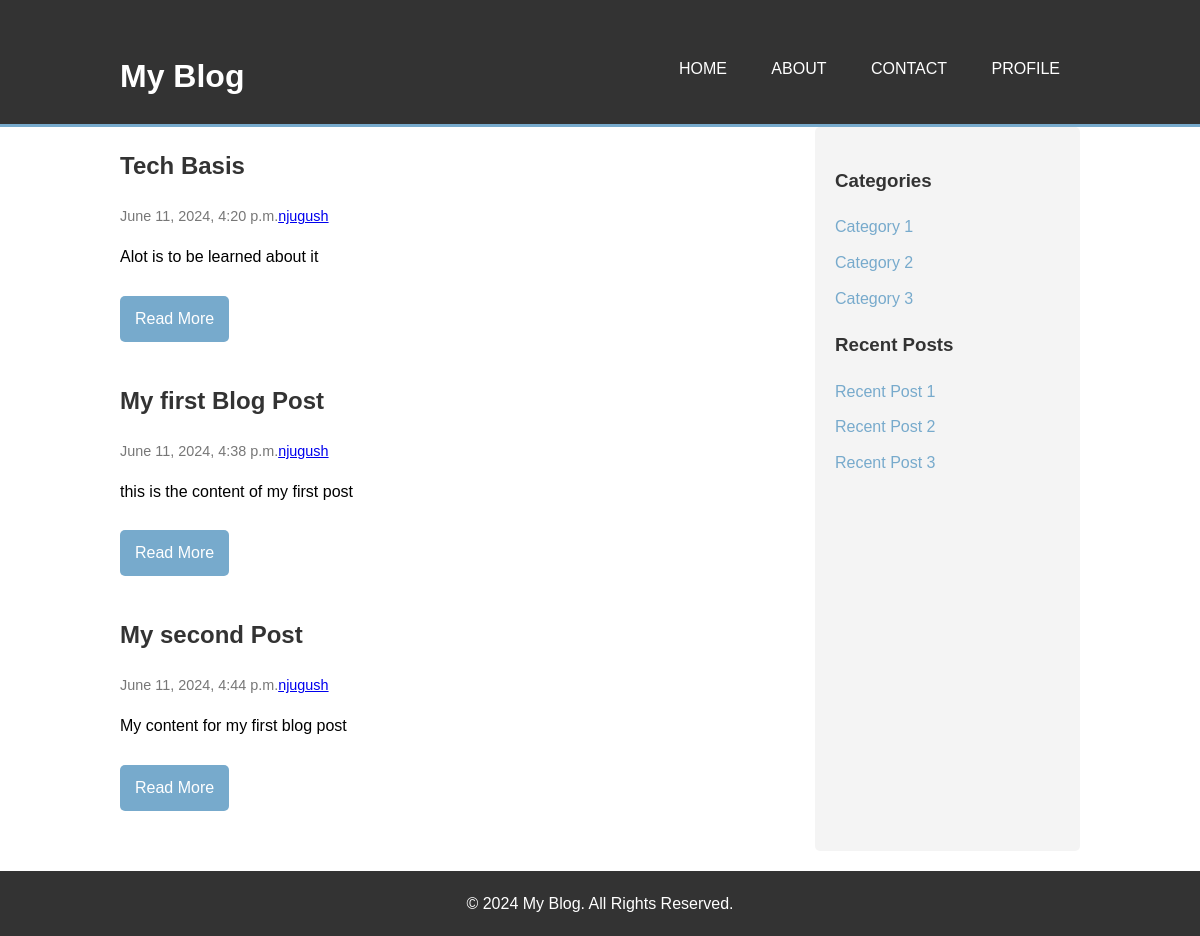
/, run on an earlier commit of the app's database.
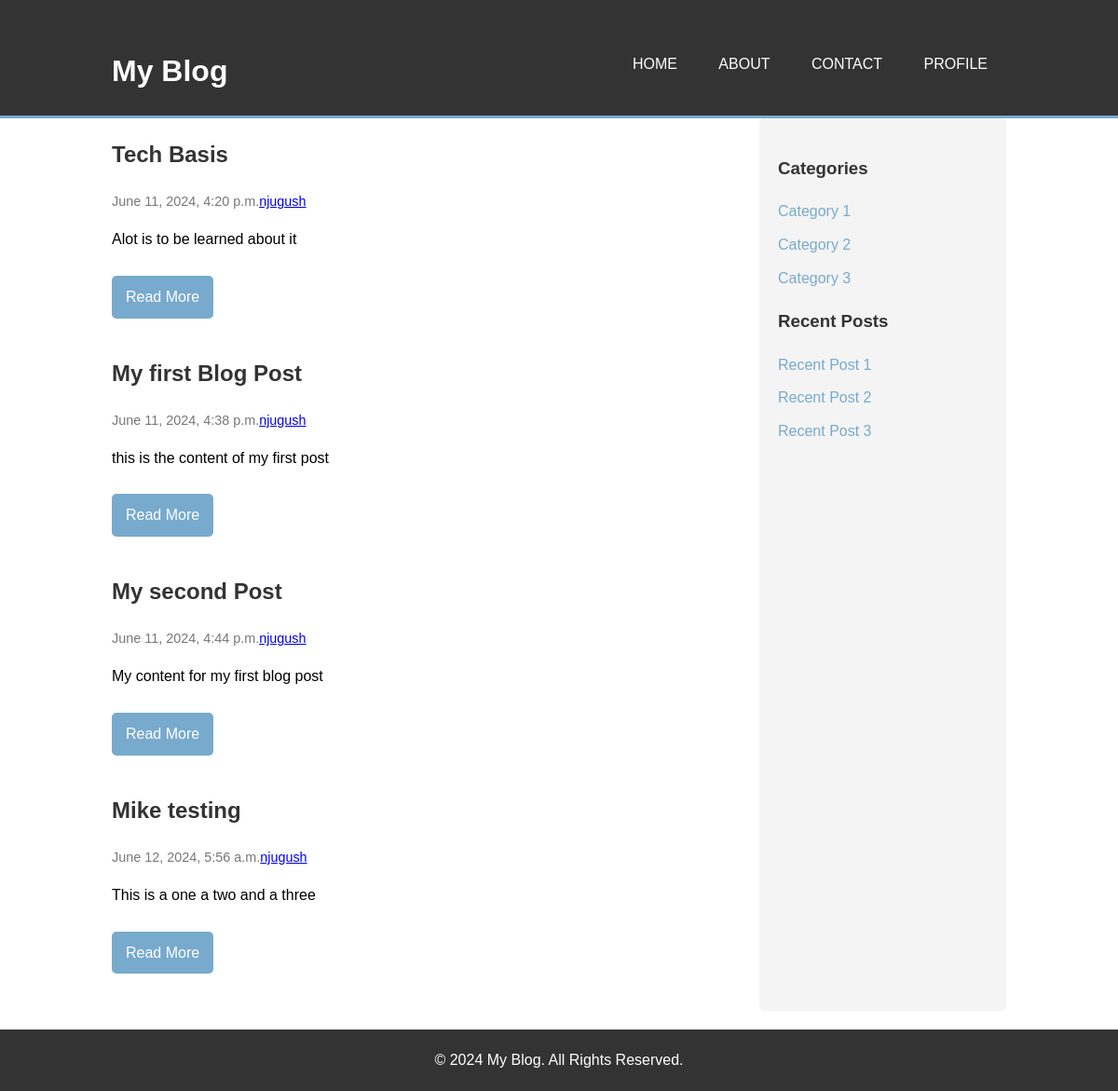
And on a later commit of the database.
### blog_app/models.py (models this page shows, shortened)
class Post(models.Model):
    title = models.CharField(max_length=100)
    content = models.TextField()
    date_posted = models.DateTimeField(default=timezone.now)
    author = models.ForeignKey(User, on_delete=models.CASCADE)

### blog_app/views.py (the view)
# urls.py: path('',views.home, name='home'),
def home(request):
    posts = Post.objects.all()
    context = {
        "posts": posts
    }
    return render(request,'blog_app/home.html',context)

### templates/blog_app/home.html (shortened to what this page needs)
{% extends "blog_app/base.html" %}
  {% block content %}
<main class="container">
  <section class="blog-posts">
    {% if posts %}
    {% for post in posts%}
    <article class="post">
      <h2>{{post.title}}</h2>
      <p class="post-meta">{{post.date_posted}}<a href="#">{{post.author}}</a></p>
      <p>
        {{post.content}}
      </p>
      <a href="{% url 'post_detail'  post.id %}" class="read-more">Read More</a>
    </article>
    {% endfor%}
    {% endif %}
  </section>
  <aside class="sidebar">
    <h3>Categories</h3>
    <ul>
      <li><a href="#">Category 1</a></li>
      <li><a href="#">Category 2</a></li>
      <li><a href="#">Category 3</a></li>
    </ul>
    <h3>Recent Posts</h3>
    <ul>
      <li><a href="#">Recent Post 1</a></li>
      <li><a href="#">Recent Post 2</a></li>
      <li><a href="#">Recent Post 3</a></li>
    </ul>
  </aside>
</main>
{% endblock%}

What changed in the data, as far as the page shows it:
added Post: title "Mike testing", date_posted "June 12, 2024, 5:56 a.m.", author "njugush", content "This is a one a two and a three"
